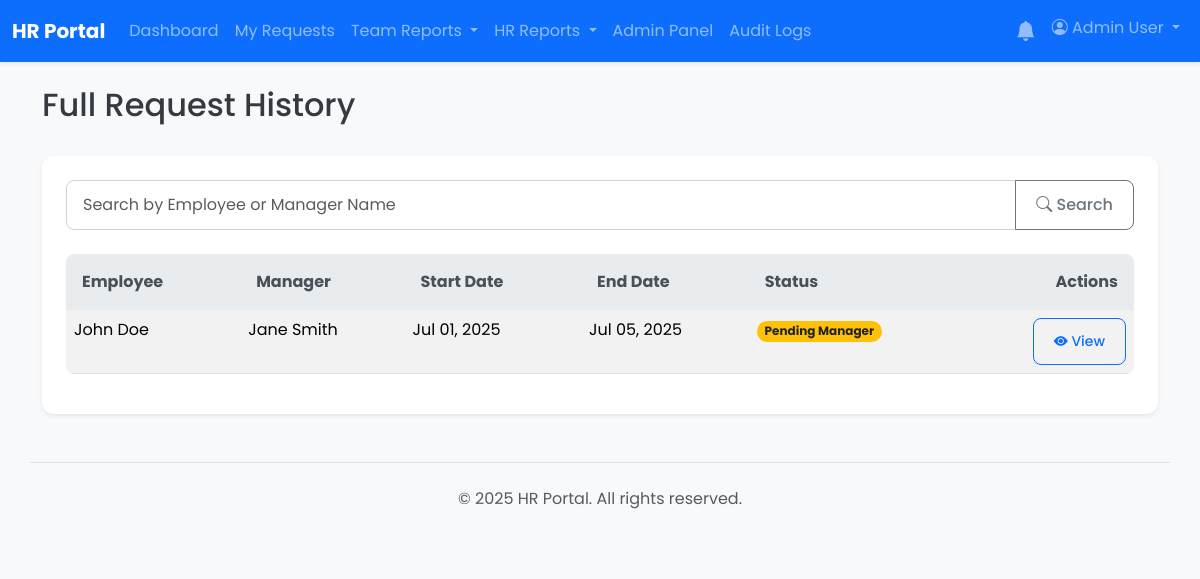
The app's page /reports/hr_history.php (signed in), older data.
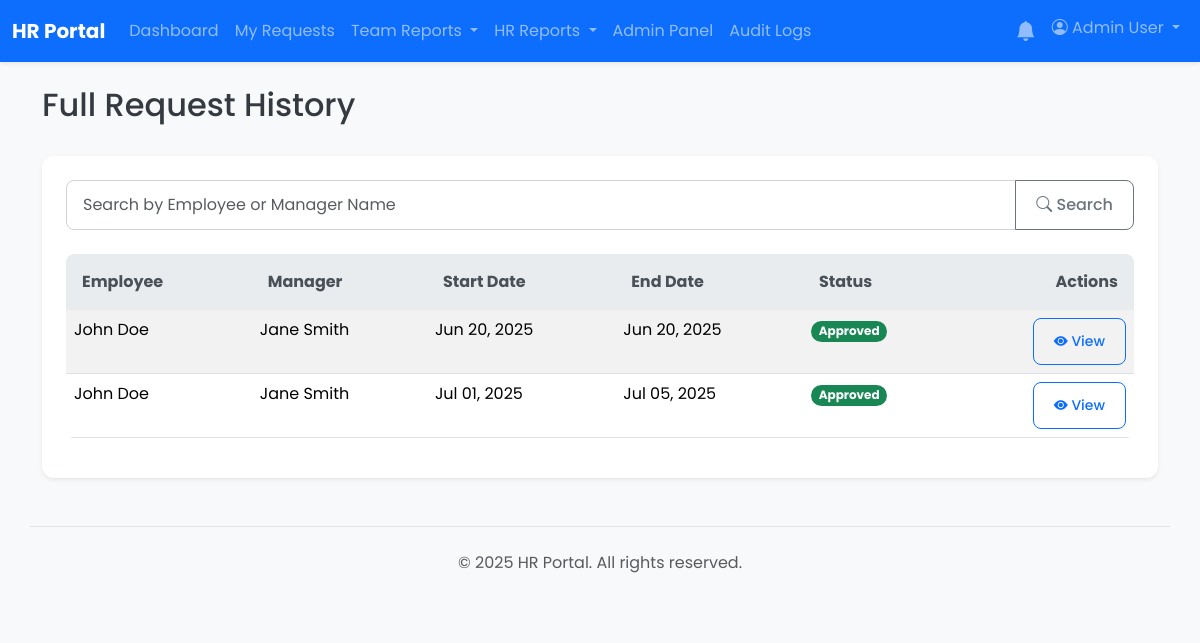
The same page, newer data.
### tables this page shows
CREATE TABLE `vacation_requests` (
  `id` int(11) NOT NULL,
  `user_id` int(11) NOT NULL,
  `start_date` date NOT NULL,
  `end_date` date NOT NULL,
  `reason` text DEFAULT NULL,
  `manager_id` int(11) DEFAULT NULL,
  `status` enum('pending_manager','pending_hr','approved','rejected','cancelled') NOT NULL DEFAULT 'pending_manager',
  `leave_type_id` int(11) DEFAULT NULL,
  `manager_action_at` timestamp NULL DEFAULT NULL,
  `hr_id` int(11) DEFAULT NULL,
  `hr_action_at` timestamp NULL DEFAULT NULL,
  `rejection_reason` text DEFAULT NULL,
  `created_at` timestamp NOT NULL DEFAULT current_timestamp()
);

CREATE TABLE `users` (
  `id` int(11) NOT NULL,
  `employee_code` varchar(50) DEFAULT NULL,
  `full_name` varchar(255) NOT NULL,
  `email` varchar(255) NOT NULL,
  `password` varchar(255) NOT NULL,
  `role` enum('user','manager','hr','hr_manager','admin') NOT NULL DEFAULT 'user',
  `department_id` int(11) DEFAULT NULL,
  `direct_manager_id` int(11) DEFAULT NULL,
  `must_change_password` tinyint(1) NOT NULL DEFAULT 0
);

### app/core/helpers.php (called while the page is built, shortened)
<?php
function getStatusBadgeClass($status) {
    $map = [
        'pending_manager' => 'bg-warning text-dark',
        'pending_hr' => 'bg-info text-dark',
        'approved' => 'bg-success',
        'rejected' => 'bg-danger',
        'cancelled' => 'bg-secondary',
    ];
    return $map[$status] ?? 'bg-light text-dark';
}
function getStatusText($status) {
    return ucwords(str_replace('_', ' ', $status));
}

### reports/hr_history.php (the view, shortened to what this page needs)
<?php
require_once __DIR__ . '/../app/core/database.php';
require_once __DIR__ . '/../app/core/helpers.php';
$sql = "
    SELECT r.*, u.full_name AS user_name, m.full_name AS manager_name
    FROM vacation_requests r
    JOIN users u ON r.user_id = u.id
    LEFT JOIN users m ON r.manager_id = m.id
";
$params = [];
$sql .= " ORDER BY r.created_at DESC";
$stmt = $pdo->prepare($sql);
$stmt->execute($params);
$requests = $stmt->fetchAll();
include __DIR__ . '/../app/templates/header.php';
?>
<div class="d-flex justify-content-between align-items-center mb-4">
    <h1 class="h2">Full Request History</h1>
</div>
<div class="card shadow-sm">
    <div class="card-body">
        <form action="hr_history.php" method="get" class="mb-4">
            <div class="input-group">
                <input type="text" class="form-control" placeholder="Search by Employee or Manager Name" name="search" value="<?= htmlspecialchars($_GET['search'] ?? '') ?>">
                <button class="btn btn-outline-secondary" type="submit"><i class="bi bi-search"></i> Search</button>
            </div>
        </form>
        <div class="table-responsive">
            <table class="table table-striped table-hover">
                <thead class="table-light"><tr><th>Employee</th><th>Manager</th><th>Start Date</th><th>End Date</th><th>Status</th><th class="text-end">Actions</th></tr></thead>
                <tbody>
                    <?php if (empty($requests)): ?>
                        <tr><td colspan="6" class="text-center text-muted p-4">No requests found in the system.</td></tr>
                    <?php else: ?>
                        <?php foreach ($requests as $request): ?>
                            <tr>
                                <td><?= htmlspecialchars($request['user_name']) ?></td>
                                <td><?= htmlspecialchars($request['manager_name'] ?? 'N/A') ?></td>
                                <td><?= date('M d, Y', strtotime($request['start_date'])) ?></td>
                                <td><?= date('M d, Y', strtotime($request['end_date'])) ?></td>
                                <td><span class="badge rounded-pill <?= getStatusBadgeClass($request['status']) ?>"><?= getStatusText($request['status']) ?></span></td>
                                <td class="text-end"><a href="/requests/view.php?id=<?= $request['id'] ?>" class="btn btn-sm btn-outline-primary"><i class="bi bi-eye-fill"></i> View</a></td>
                            </tr>
                        <?php endforeach; ?>
                    <?php endif; ?>
                </tbody>
            </table>
        </div>
    </div>
</div>
<?php include __DIR__ . '/../app/templates/footer.php'; ?>

Row changes from the older to the newer data that the page shows:
added vacation_requests: user.full_name "John Doe", manager.full_name "Jane Smith", start_date "Jun 20, 2025", end_date "Jun 20, 2025", status "Approved"
changed vacation_requests "Jul 01, 2025": status "Pending Manager" → "Approved"
